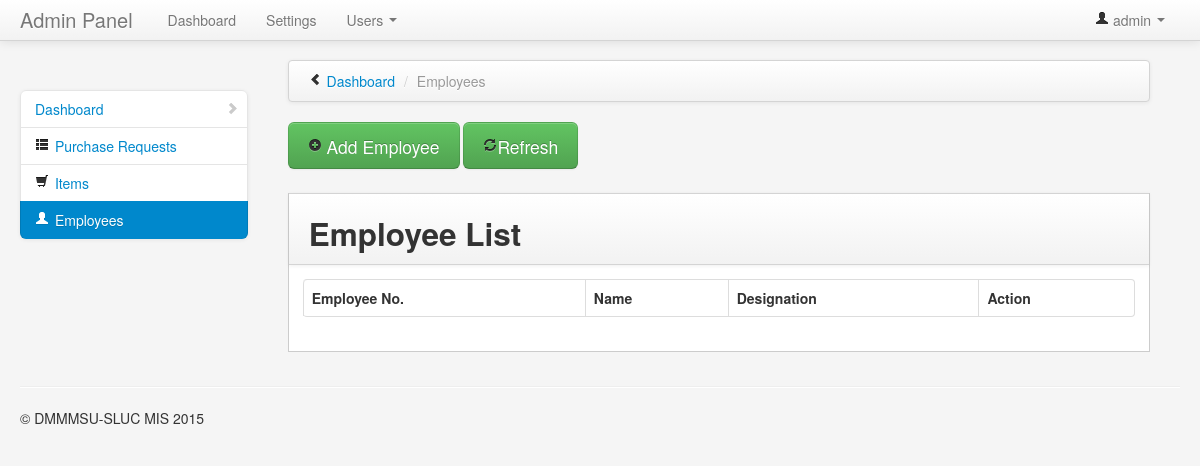
The page /admin/employees.php (signed in) on the database as committed earlier.
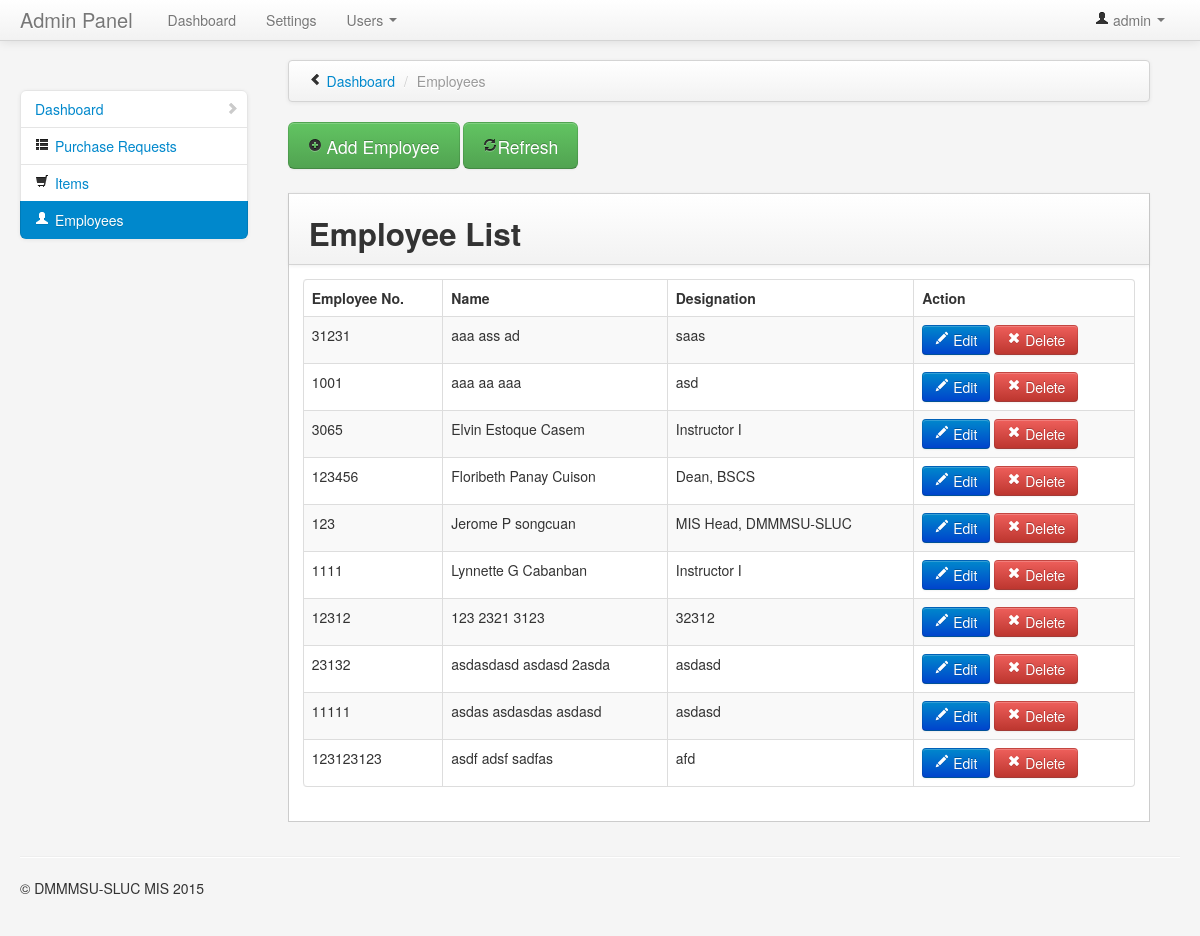
The same page on the database as committed later.
### tables this page shows
CREATE TABLE IF NOT EXISTS `employee` (
  `eid` int(11) NOT NULL AUTO_INCREMENT,
  `empNo` varchar(10) NOT NULL,
  `lname` varchar(80) NOT NULL,
  `fname` varchar(80) NOT NULL,
  `mname` varchar(80) NOT NULL,
  `designation` varchar(100) NOT NULL,
  PRIMARY KEY (`eid`)
);

### admin/assets/functions.php (called while the page is built, shortened)
<?php
function selectListSQL($q){
	$conn = dbConnect();
	$stmt = $conn->prepare($q);
	$stmt->execute();
	$rows = $stmt->fetchAll();
	return $rows;
}
?>

### admin/employees.php (the view, shortened to what this page needs)
<?php
include_once("header.php");
include_once("sidebar.php");
?>
<div class="span9" id="content">
                    <div class="row-fluid">
                        	<div class="navbar">
                            	<div class="navbar-inner">
	                                <ul class="breadcrumb">
	                                    <i class="icon-chevron-left hide-sidebar"><a href='#' title="Hide Sidebar" rel='tooltip'>&nbsp;</a></i>
	                                    <li>
	                                        <a href="../admin">Dashboard</a> <span class="divider">/</span>
	                                    </li>
	                                    <li class="active">Employees</li>
	                                </ul>
                            	</div>
                        	</div>
                    	</div>
                    <div class="row-fluid">
                    <p>
											<button id="addemployee" class="btn btn-large btn-success"><i class="icon-plus-sign"></i> Add Employee</button>
											<button id="refreshemployee" class="btn btn-large btn-success"><i class="icon-refresh"></i>Refresh</button>
										</p>
					</div>
					 <div class="row-fluid" id="employeetable">
                        <div class="block">
                            <div class="navbar navbar-inner block-header">
                                <div class=" pull-left"><h2>Employee List</h2></div>
                            </div>
                            <div class="block-content collapse in">
                                <div class="span12">
  									<table cellpadding="0" cellspacing="0" border="0" class="table table-striped table-bordered" id="employee">
										<thead>
											<tr>
												<th>Employee No.</th>
												<th>Name</th>
												<th>Designation</th>
												<th>Action</th>
											</tr>
										</thead>
										<tbody>
											<?php
											include_once("assets/functions.php");
											$employeelist = selectListSQL("SELECT * FROM employee ORDER BY eid DESC");
											foreach ($employeelist as $rows => $link) {
												$eid = $link['eid'];
												$employeeno = $link['empNo'];
												$employeename = $link['fname'] . " ". $link['mname'] ." ". $link['lname'];
												$employeedesignation = $link['designation'];
												echo "<tr class='odd gradeX'>";
												echo "<td>$employeeno</td>";
												echo "<td>$employeename</td>";
												echo "<td>$employeedesignation</td>";
												echo "<td class='center'>
													<button class='btn btn-primary' onClick='editemployee($eid)'><i class='icon-pencil icon-white'></i> Edit</button>
													<button class='btn btn-danger notification' id='notification' onClick='deleteemployee($eid)'><i class='icon-remove icon-white'></i> Delete</button>
												</td>";
											}
										?>
										</tbody>
									</table>
                                </div>
                            </div>
                        </div>
                    </div>
                </div>
<?php include("footer.php");?>

Rows that differ between the two databases and show on the page:
added employee: empNo "31231", employeename "aaa ass ad", designation "saas"
added employee: empNo "1001", employeename "aaa aa aaa", designation "asd"
added employee: empNo "3065", employeename "Elvin Estoque Casem", designation "Instructor I"
added employee: empNo "123456", employeename "Floribeth Panay Cuison", designation "Dean, BSCS"
added employee: empNo "123", employeename "Jerome P songcuan", designation "MIS Head, DMMMSU-SLUC"
added employee: empNo "1111", employeename "Lynnette G Cabanban", designation "Instructor I"
added employee: empNo "12312", employeename "123 2321 3123", designation "32312"
added employee: empNo "23132", employeename "asdasdasd asdasd 2asda", designation "asdasd"
added employee: empNo "11111", employeename "asdas asdasdas asdasd", designation "asdasd"
added employee: empNo "123123123", employeename "asdf adsf sadfas", designation "afd"
